Frame 1 (no input): blank canvas, image omitted
Frame 60 (no input): blank canvas, image omitted
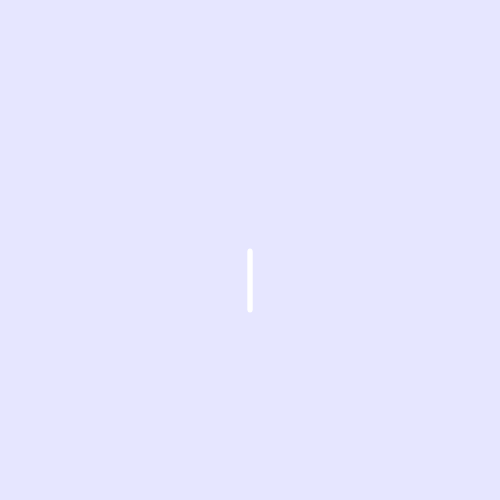
Frame 120 (the mouse pressed at the canvas centre since frame 60)

The p5.js sketch whose frames 1 and 60 were blank and that drew this single picture after the mouse press (run headless with seeded random() and noise() and a simulated clock; from frame 60 on, the mouse is pressed at the canvas centre):

// p5.js sketch
// ── sketch.js
let sands = [];
let grounded = [];
let width = 500;
let height = 500;
const sandSize = 5;

function setup() {
	createCanvas(width, height)

	for(var i = 0; i <= height; i++) {
		sands[i] = [];
	}
	for(var i = 0; i < sands[height].length; i++) {
		sands[height][i] = true;
	}

	background(60);
}

function draw() {
	background(230,230,255)

	if(mouseX != 0) {
		sands[mouseY][mouseX] = true;
	}

	updateSands();
	drawSand();
}

function drawSand() {
	noStroke();

	for (var i = 0; i < height; i++) {
		for (var j = 0; j < sands[i].length; j++) {
			if(sands[i][j] == true) {
				ellipse(j,i, sandSize, sandSize);
			}
		}
	}

}

function updateSands() {

	for (var i = height-2; i >= 0 ; i--) {
		for (var j = 0; j < width; j++) {
			if (sands[i][j] == true) {
				if(sands[i+1][j] != true) {
					sands[i+1][j] = true;
					sands[i][j] = false;
				}
				else if (sands[i+1][j-1] != true && sands[i+1][j+1] == true) {
					sands[i+1][j-1] = true;
					sands[i][j] = false;
					//console.log("Left switch");
				}
				else if (sands[i+1][j-1] == true && sands[i+1][j+1] != true) {
					sands[i+1][j+1] = true;
					sands[i][j] = false;
					//console.log("Right switch");
				}
				else if (sands[i+1][j-1] != true && sands[i+1][j+1] != true) {
					sands[i+1][(int)(j+(random(-1,1)))] = true;
					sands[i][j] = false;
					//console.log("Random switch");
				}
			}
		}
	}
}
